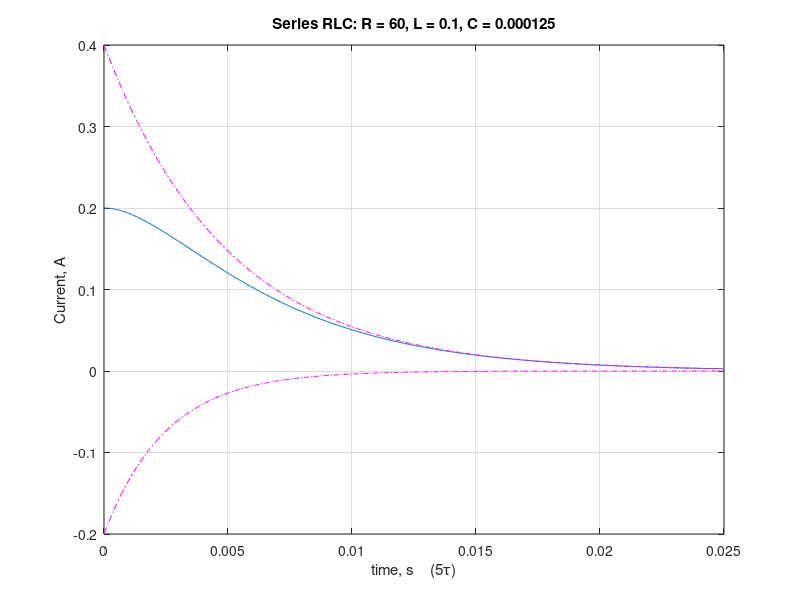

Source code (MATLAB):
% Series RLC circuit Solution

% Enter Resistance R below
R = 60; % semicolon tells MATLAB to NOT spit this value out

% Enter Inductance L below
L = 0.1;

% Enter Capacitance C below
C = 125e-6;

% Enter Initial Current I(0-) below
Io = 0.2;

% Enter Initial Capacitor Voltage Vc(0-) below
% This voltage polarity is defined so that
% PSC = True with respect to the current i
Vco = -12;

% Choose Plot Type
% 0 for simple
% 1 for detailed
PlotType = 1;

% For Underdamped, choose if energy is plotted
% 0 for no energy plot
% 1 for engery plot
Energyplot = 1;

% Now do the computations, don't mess with lines below
%--------------------------------------------------------------------------
clf % create a figure window or clear the one opened

alpha = R/(2*L);     % damping factor
omegao = 1/sqrt(L*C);% resonant frequency

if alpha>omegao % true if overdamped
   % find the roots
   s1 = -alpha + sqrt(alpha^2 - omegao^2);
   s2 = -alpha - sqrt(alpha^2 - omegao^2);
   
   % set up equations A*x = y to find solution coefficients
   A = [1 1;s1 s2];           % two by two matrix
   y = [Io; -(Vco + Io*R)/L]; % right hand side column vector
   K = A\y;                   % solve simultaneous equations
   
   % create functions for the solution
   ifun1 = @(t) K(1)*exp(s1*t);
   ifun2 = @(t) K(2)*exp(s2*t);
   ifun  = @(t) ifun1(t) + ifun2(t);
   
   tau = -1/s1; % slowest time constant in solution
   
   % create time points to evaluate the solution
   t = linspace(0,5*tau,500); % 500 points from zero to 5*tau
   
   
   % plot the results
   if PlotType ~=0 % detailed plot
      plot(t,ifun(t),t,ifun1(t),'-.m',t,ifun2(t),'-.m')
   else % simple plot
      plot(t,ifun(t))
   end
   xlabel('time, s    (5\tau)')
   ylabel('Current, A')
   title(sprintf('Series RLC: R = %g, L = %g, C = %g',[R L C]))
   grid on
   
   % send data to the Command Window in pretty format
   fprintf('\n\nOverdamped Series RLC Results')
   fprintf('\nAlpha = %g',alpha)
   fprintf('\nOmegao = %g',omegao)
   fprintf('\nTau = %g',tau)
   fprintf('\nS1 = %g',s1)
   fprintf('\nS2 = %g',s2)
   fprintf('\nK1 = %g',K(1))
   fprintf('\nK2 = %g\n',K(2))
   
else % underdamped
   
   omegad = sqrt(omegao^2 - alpha^2); % damped resonant frequency
   
   % compute solution coefficients
   B1 = Io;
   didt0 = -(Vco + Io*R)/L;
   B2 = (didt0 + alpha*B1)/omegad;
   
   % create function for the current solution
   ifun = @(t) exp(-alpha*t).*(B1*cos(omegad*t) + B2*sin(omegad*t));
   
   tau = 1/alpha; % time constant is simple in this case
   
   % create time points to evaluate the solution
   t = linspace(0,5*tau,500); % 500 points from zero to 5*tau
   
   % generate coefficients for single sinusoid solution form
   d = complex(B1,B2);
   D = abs(d);
   phi = angle(d);
   
   % create upper and lower envelopes
   iup = @(t)  D*exp(-alpha*t);
   idn = @(t) -D*exp(-alpha*t);
   
   % create functions to evaluate component energies
   tw = linspace(0,2.5*tau,500);
   wL = @(t) 0.5*L*(ifun(t)).^2; % (1/2)*L*i^2
   Ms = sqrt(L/C);
   beta = atan(omegad*tau);
   Vc = @(t) -D*Ms*exp(-alpha*t).*cos(omegad*t - phi +beta);
   wC = @(t) 0.5*C*(Vc(t)).^2;   % (1/2)*C*v^2
   wR = @(t) wL(0) + wC(0) - wL(t) - wC(t); % resistor energy
   
   % plot the results
   if Energyplot % plot results and energy
      subplot(2,1,1)
      if PlotType ~=0 % detailed plot
         yyaxis left
         plot(t,ifun(t),t,iup(t),'-.m',t,idn(t),'-.m')
         ylabel('Current, A')
         yyaxis right
         plot(t,Vc(t))
         ylabel('V_c , V')
      else
         plot(t,ifun(t))
         ylabel('Current, A')
      end
      xlabel('time, s    (5\tau)')
      
      title(sprintf('Series RLC: R = %g, L = %g, C = %g',[R L C]))
      grid on
      subplot(2,1,2)
      % NOTE that energy is only plotted to 2.5*tau, not 5*tau
      plot(tw,wL(tw),tw,wC(tw),tw,wR(tw))
      xlabel('time, s    (2.5\tau)')
      ylabel('Energy, J')
      grid on
      legend('Inductor','Capacitor','Resistor',...
         'Location','southeast')
   else
      if PlotType ~=0 % detailed plot
         yyaxis left
         plot(t,ifun(t),t,iup(t),'-.m',t,idn(t),'-.m')
         ylabel('Current, A')
         yyaxis right
         plot(t,Vc(t))
         ylabel('V_c , V')
      else
         plot(t,ifun(t))
         ylabel('Current, A')
      end
      xlabel('time, s    (5\tau)')
      
      title(sprintf('Series RLC: R = %g, L = %g, C = %g',[R L C]))
      grid on
   end
   
   % send data to the Command Window in pretty format
   fprintf('\n\nUnderdamped Series RLC Results')
   fprintf('\nAlpha = %g',alpha)
   fprintf('\nOmegao = %g',omegao)
   fprintf('\nOmegad = %g',omegad)
   fprintf('\nTau = %g',tau)
   fprintf('\nB1 = %g',B1)
   fprintf('\nB2 = %g',B2)
   fprintf('\nD = %g',D)
   fprintf('\nPhi = %g\n',phi*180/pi)
   
   
   
end